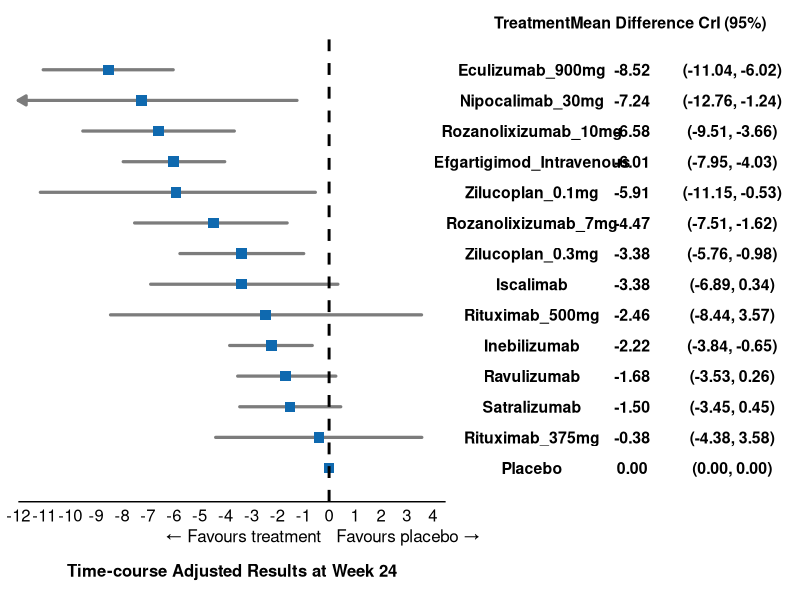
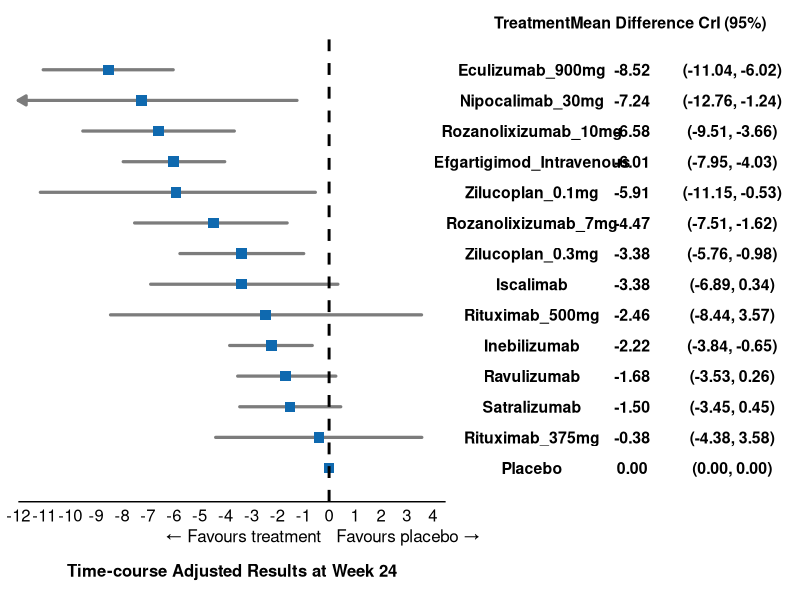

Reproduce these figures in R, in order.
library(tidyverse)
library(patchwork)

# suitably use setwd()
df <- openxlsx::read.xlsx("Table_08_MGQoL_score_change_from_baseline.xlsx")

# Preserve top-to-bottom order in the plot
df$Treatment <- factor(df$Treatment, levels = rev(df$Treatment))

# Label column combining MD and CrI, formatted with fixed decimals
df$MD_label  <- sprintf("%.2f", df$MD)
df$CrI_label <- sprintf("(%.2f, %.2f)", df$lower, df$upper)

# ---- Shared theme elements for row alignment ----
n <- nrow(df)

# ---- Axis limits & arrow logic ----
# Any CI that extends past these limits is truncated and gets an arrowhead
# on the truncated end(s) instead of running off the plot.
xlim_low  <- -12
xlim_high <- 4

df <- df %>%
  mutate(
    left_clip  = lower < xlim_low,
    right_clip = upper > xlim_high,
    seg_x      = ifelse(left_clip, xlim_low, lower),
    seg_xend   = ifelse(right_clip, xlim_high, upper)
  )

seg_none  <- filter(df, !left_clip & !right_clip)
seg_left  <- filter(df,  left_clip & !right_clip)
seg_right <- filter(df, !left_clip &  right_clip)
seg_both  <- filter(df,  left_clip &  right_clip)

arrow_spec <- function(ends) {
  arrow(angle = 30, length = unit(0.09, "inches"), ends = ends, type = "closed")
}

# ---- Forest plot (left panel)

p_forest <- ggplot(df, aes(x = MD, y = Treatment)) +
  # CI segments split by truncation status, each with the correct arrow ends
  geom_segment(
    data = seg_none,
    aes(x = seg_x, xend = seg_xend, y = Treatment, yend = Treatment),
    color = "#7C7C7C", linewidth = 1.1, lineend = "round"
  ) +
  geom_segment(
    data = seg_left,
    aes(x = seg_x, xend = seg_xend, y = Treatment, yend = Treatment),
    color = "#7C7C7C", linewidth = 1.1, lineend = "round", arrow = arrow_spec("first")
  ) +
  geom_segment(
    data = seg_right,
    aes(x = seg_x, xend = seg_xend, y = Treatment, yend = Treatment),
    color = "#7C7C7C", linewidth = 1.1, lineend = "round", arrow = arrow_spec("last")
  ) +
  geom_segment(
    data = seg_both,
    aes(x = seg_x, xend = seg_xend, y = Treatment, yend = Treatment),
    color = "#7C7C7C", linewidth = 1.1, lineend = "round", arrow = arrow_spec("both")
  ) +
  geom_point(size = 3.2, shape = 15, colour = "#0F69AF") +
  geom_vline(xintercept = 0,
             linetype = "dashed",
             color = "black",
             linewidth = 1) +
  annotate("text", x = 0, y = -0.15, label = "\u2190 Favours treatment",
           hjust = 1.05, vjust = 3, size = 4.3, color = "black") +
  annotate("text", x = 0, y = -0.15, label = "Favours placebo \u2192",
           hjust = -0.05, vjust = 3, size = 4.3, color = "black") +
  scale_x_continuous(
    breaks = seq(xlim_low, xlim_high, 1),
    limits = c(xlim_low, xlim_high + 0.5), # tweak
    expand = c(0, 0)
  ) +
  # Lock the y-axis order explicitly. Without this, splitting the CI lines
  # into several geom_segment() layers (one per clip scenario) can cause
  # ggplot to reorder the discrete y-axis based on which layer first
  # introduces each treatment, since each layer only holds a subset of rows.
  scale_y_discrete(limits = levels(df$Treatment), drop = FALSE) +
  labs(x = "Time-course Adjusted Results at Week 24", y = NULL) +
  coord_cartesian(ylim = c(0.5, n + 0.5), clip = "off") +
  theme_minimal(base_size = 11) +
  theme(
    panel.grid.minor = element_blank(),
    panel.grid.major.y = element_blank(),
    panel.grid.major.x = element_blank(),
    axis.text.y = element_blank(),
    axis.ticks.y = element_blank(),
    axis.text.x = element_text(size = 12, color = "black"),
    axis.line.x = element_line(),
    axis.title.x = element_text(size = 12, face = "bold", margin = margin(t = 16), vjust = -3),
    plot.margin = margin(t = 5, r = 4, b = 20, l = 5),
    plot.background  = element_blank(),
    panel.background = element_blank(),
    legend.background = element_blank(),
    legend.box.background = element_blank()
  )

# ---- Table panel (right side): Treatment | Mean Difference | CrI (95%) ----
# Build a long-format data frame so all three "columns" share the same y-axis
# and therefore stay row-aligned with the forest plot via patchwork.

tbl <- data.frame(
  Treatment = rep(df$Treatment, 3),
  col = factor(rep(c("Treatment", "Mean Difference", "CrI (95%)"), each = n),
               levels = c("Treatment", "Mean Difference", "CrI (95%)")),
  label = c(as.character(df$Treatment), df$MD_label, df$CrI_label)
)

p_table <- ggplot(tbl, aes(x = col, y = Treatment, label = label)) +
  geom_text(size = 4.0, color = "black", hjust = 0.5, fontface = "bold") +
  scale_x_discrete(position = "top") +
  scale_y_discrete(limits = levels(df$Treatment), drop = FALSE) +
  coord_cartesian(ylim = c(0.5, n + 0.5), clip = "off") +
  theme_void(base_size = 11) +
  theme(
    axis.text.x.top = element_text(size = 11.5, face = "bold", color = "black",
                                   margin = margin(b = 4)),
    plot.margin = margin(t = 5, r = 0, b = 10, l = 15)
  )

# ---- Combine: forest plot (left) + table (right), rows aligned ----
final_plot <- p_forest + p_table +
  plot_layout(widths = c(1, 0.75)) + # tweak
  plot_annotation(
    theme = theme(
      plot.background = element_rect(
        fill = "transparent",
        colour = NA
      ),
      panel.background = element_rect(
        fill = "transparent",
        colour = NA
      )
    )
  )

final_plot

# suitably use setwd()
ggsave("FP_08_MGQoL_score_change_from_baseline.png",
       final_plot,
       width = 12,
       height = 5.5,
       dpi = 2000,
       bg = "transparent")
